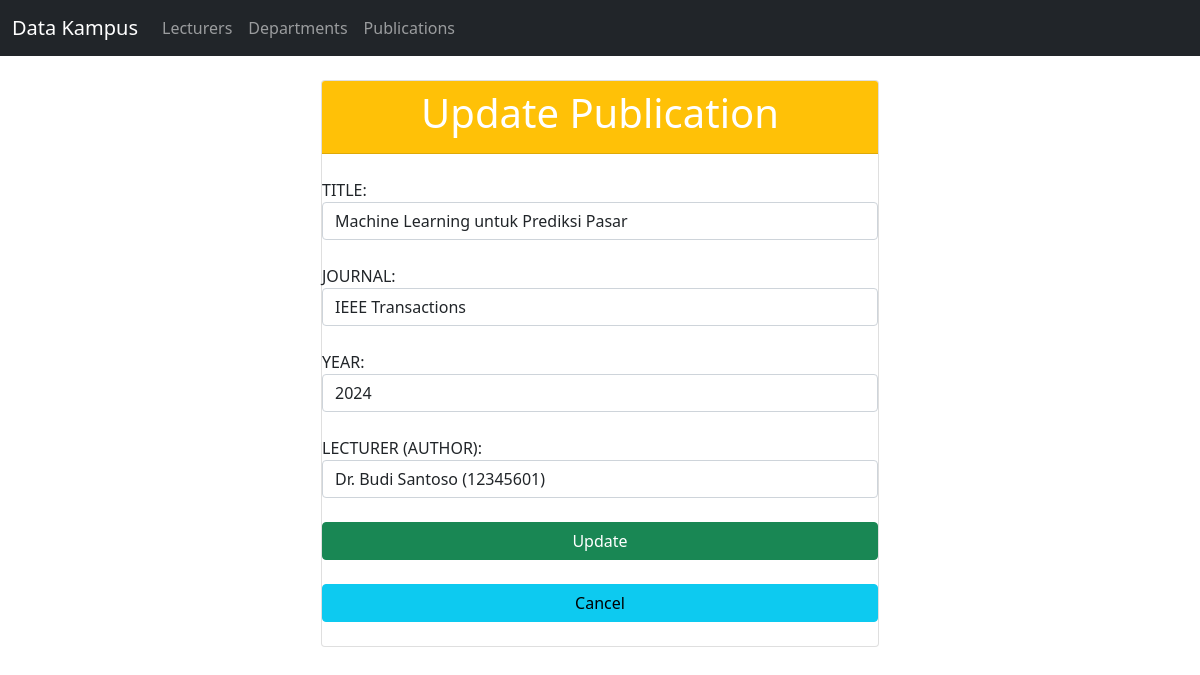
Screenshot of /Project/index.php?controller=publication&action=edit&id=2 with the database file from the repository.
### tables this page shows
CREATE TABLE publications (
  id INT AUTO_INCREMENT PRIMARY KEY,
  title VARCHAR(255) NOT NULL,
  journal VARCHAR(150),
  year INT,
  lecturer_id INT,  
  FOREIGN KEY (lecturer_id) 
    REFERENCES lecturers(id) 
    ON DELETE CASCADE  
);

### Project/app/models/Database.php (called while the page is built, shortened)
<?php
class Database {
    private $servername = "localhost";
    private $username = "root";
    private $password = "";
    private $db_name = "tp_mvc25";
    public function __construct() {
        $this->conn = new mysqli($this->servername, $this->username, $this->password, $this->db_name);
    }
}
?>

### Project/app/models/Publication.php (called while the page is built, shortened)
<?php
require_once 'Database.php';
class Publication {
    private $db;
    private $table = 'publications';
    public function __construct() {
        $this->db = new Database();
    }
    public function getById($id) {
        $stmt = $this->db->conn->prepare("SELECT * FROM {$this->table} WHERE id = ?");
        $stmt->bind_param("i", $id);
        $stmt->execute();
        $result = $stmt->get_result();
        return $result->fetch_assoc();
    }
}
?>

### Project/app/models/Lecturer.php (called while the page is built, shortened)
<?php
require_once 'Database.php';
class Lecturer {
    private $db;
    private $table = 'lecturers';
    public function __construct() {
        $this->db = new Database();
    }
    public function getAll() {
        $sql = "SELECT l.*, d.department_name
                FROM {$this->table} l
                LEFT JOIN departments d ON l.department_id = d.id
                ORDER BY l.name ASC";
        $result = $this->db->conn->query($sql);
        return $result;
    }
}
?>

### Project/app/views/publications/edit.php (the view, shortened to what this page needs)
<?php
include 'app/views/layouts/header.php';
?>
<div class="col-lg-6 m-auto">
  <form method="post" action="index.php?controller=publication&action=edit&id=<?php echo $publication['id']; ?>">
    <div class="card">
      <div class="card-header bg-warning">
        <h1 class="text-white text-center">Update Publication</h1>
      </div><br>
      <label> TITLE: </label>
      <input type="text" name="title" value="<?php echo htmlspecialchars($publication['title']); ?>" class="form-control" required> <br>
      <label> JOURNAL: </label>
      <input type="text" name="journal" value="<?php echo htmlspecialchars($publication['journal']); ?>" class="form-control"> <br>
      <label> YEAR: </label>
      <input type="number" name="year" value="<?php echo $publication['year']; ?>" class="form-control" required> <br>
      <label> LECTURER (AUTHOR): </label>
      <select name="lecturer_id" class="form-control" required>
          <?php while ($row = $lecturers->fetch_assoc()) {
              $selected = ($row['id'] == $publication['lecturer_id']) ? 'selected' : '';
          ?>
              <option value="<?php echo $row['id']; ?>" <?php echo $selected; ?>>
                  <?php echo htmlspecialchars($row['name']); ?> (<?php echo htmlspecialchars($row['nidn']); ?>)
              </option>
          <?php } ?>
      </select><br>
      <button class="btn btn-success" type="submit" name="submit">Update</button><br>
      <a class="btn btn-info" href="index.php?controller=publication&action=index">Cancel</a><br>
    </div>
  </form>
</div>
<?php include 'app/views/layouts/footer.php'; ?>

### rows the page displays
publications: title "Machine Learning untuk Prediksi Pasar", journal "IEEE Transactions", year "2024"

### other values shown
form field lecturer_id "Dr. Budi Santoso (12345601)"
